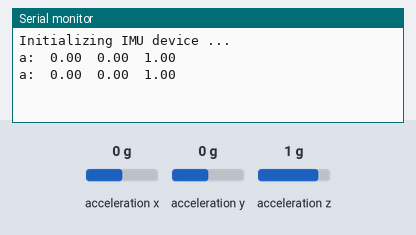
Bench run of a sketch on a simulated Arduino Uno, built for the host (arithmetic inside an expression is 32-bit, double 64-bit). On the bench: the last lines printed to the serial monitor. Inputs (shaded band) come from the test bench; at power-on: acceleration x 0 g, acceleration y 0 g, acceleration z 1 g.

Above: at 1.8 s.
1.9 s: acceleration x set to -1.4 g
At 2.3 s:
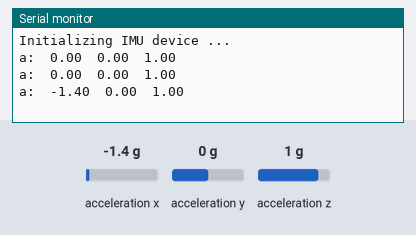
3.4 s: acceleration y set to -1.4 g
At 4.7 s:
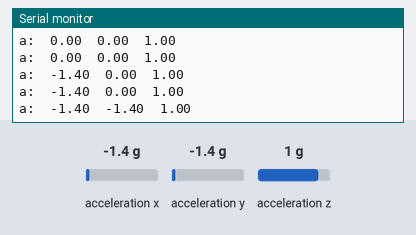
4.9 s: acceleration z set to -1.4 g
At 5.8 s:
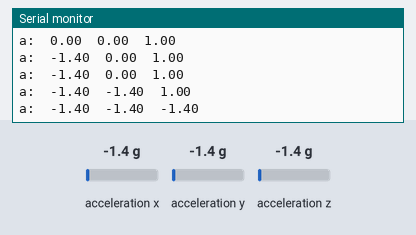

The sketch:

Accelerometre.ino
```cpp
#include<CurieIMU.h>

/* Fonction setup (Initialisation) */
void setup()
{
  Serial.begin(9600);           // Initialisation de la liaison série
  while(!Serial);               // Attente d'ouverture de la liaison série

  // Initialisation de l'accéléromètre
  Serial.println("Initializing IMU device ...");
  CurieIMU.begin();

  // Paramétrage de l'accéléromètre à l'échelle de 2G
  CurieIMU.setAccelerometerRange(2);
}

/* Fonction loop (boucle sans fin) */
void loop()
{
  float ax,ay,az;      // Valeur de l'accéléromètre x/y/z

  // Lecture des mesures données par l'accéléromètre, avec les échelles configurées
  CurieIMU.readAccelerometerScaled(ax,ay,az);

  // Affichage séparé des valeurs de l'accéléromètre x/y/z
  Serial.print("a:\t");
  Serial.print(ax);
  Serial.print("\t");
  Serial.print(ay);
  Serial.print("\t");
  Serial.print(az);
  Serial.println();
  delay (1000);
}
```

Measured:
- after the input at 1.9 s, the serial monitor: prints a new line after 0.10 s (image 1)
- after the input at 3.4 s, the serial monitor: prints a new line after 0.60 s (image 2)
- after the input at 4.9 s, the serial monitor: prints a new line after 0.10 s (image 3)
